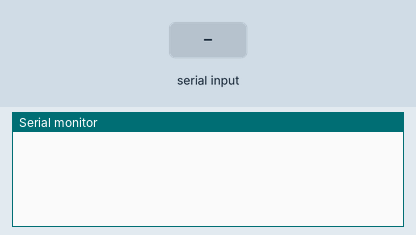
A sketch run on a simulated Arduino Uno, built with avr-gcc and run on an emulated ATmega328P. Shown: the last lines printed to the serial monitor. The test bench sets the inputs (shaded band).

Above: at 1.2 s.
1.3 s: "*" received over Serial
At 1.9 s:
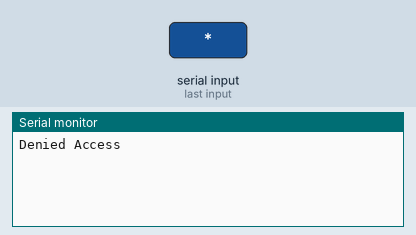
2.8 s: "1" received over Serial
At 4.2 s:
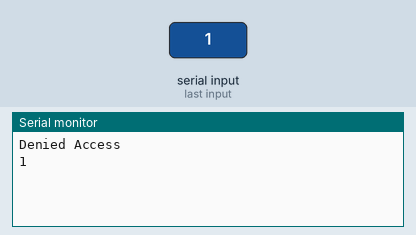

Measured:
- after the input at 1.3 s, the serial monitor: prints a new line at once (image 1)
- after the input at 2.8 s, the serial monitor: prints a new line at once (image 2)

The sketch:

ESP_local_keypad_LCD.ino
```cpp
#include <Keypad.h>
#include <LiquidCrystal.h>

//Global
bool sim = true;
String pass = "";

void setup(){
  Serial.begin(9600);
}

void loop(){
  //handle keypress
  if (Serial.available() > 0){
    char key = tread();
    //D -> remove last char
    if (key=='D') {
      pass.remove(pass.length()-1);
      tclear();tprint(pass);
    }
    //* -> submit pass
    else if (key=='*') {
      // correct pass
      if (pass.length()==6) {
        tclear();tprint("Hello user");
      }
      //wrong pass
      else {
        tclear();tprint("Denied Access");
      }
      pass="";
    }
    //else -> add char to pass
    else {
      pass.concat(key);
      tclear();tprint(pass);
    }
  }
}

char tread(){
  return Serial.read();
}
void tprint(String x){
  Serial.print(x);
}
void tprint(char x){
  Serial.print(x);
}
void tprint(int x){
  Serial.print(x);
}
void tclear(){
  Serial.println();
}
```
